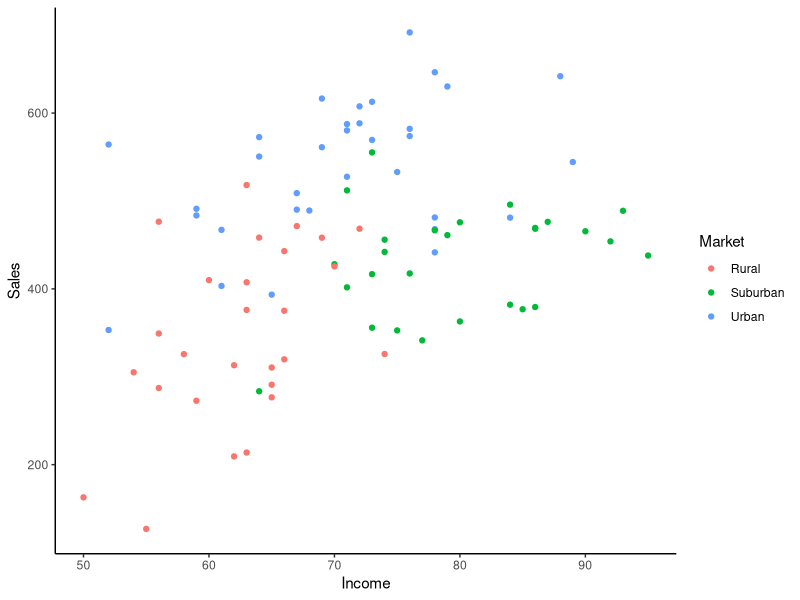
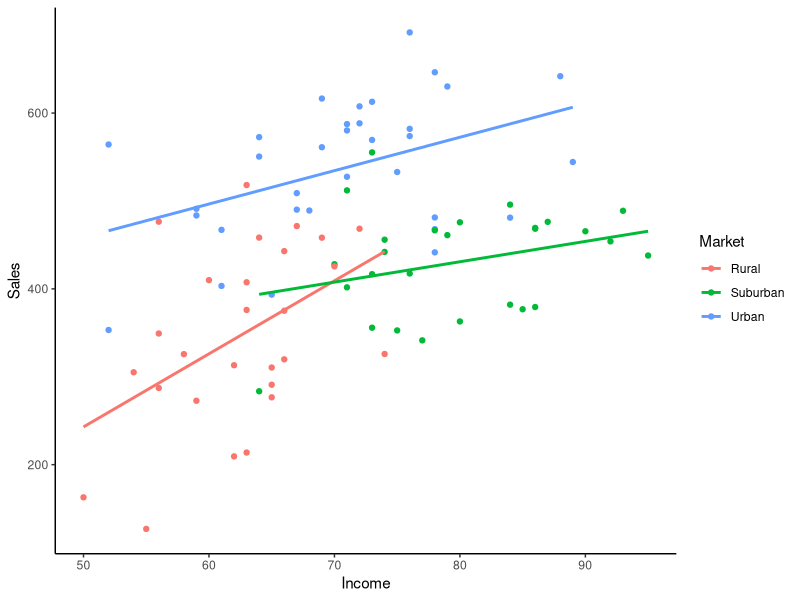
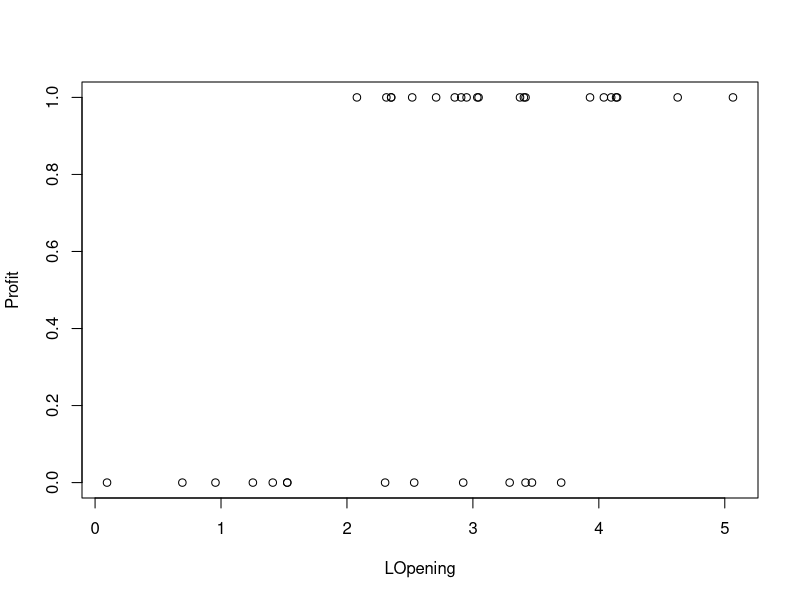
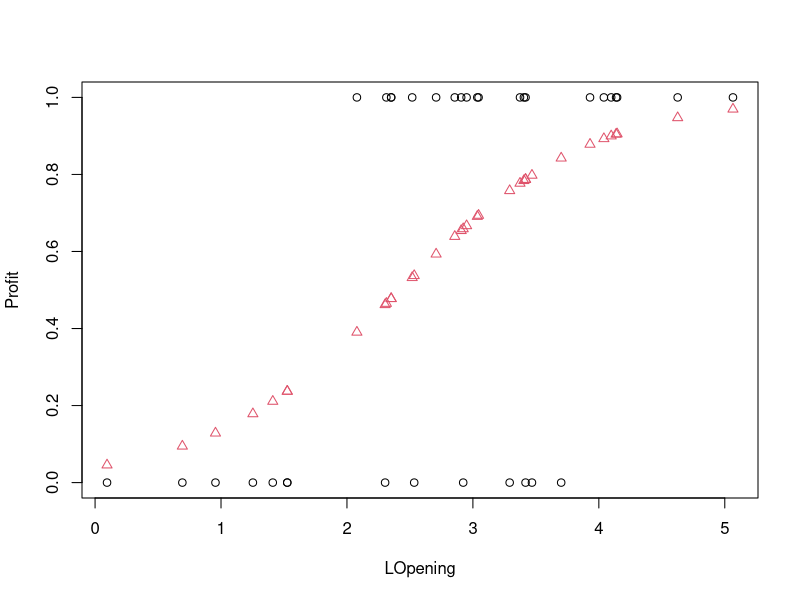

Reproduce these figures in R, in order.
## ---- chunk 1
knitr::opts_chunk$set(echo = TRUE,
                      message = F,
                      warning = F)
library(tidyverse)
## ---- chunk 2
retail <- read.csv("retail_sales.csv")
attach(retail)
## ---- chunk 3
model = lm(Sales ~ Market)
summary(model)
## ---- chunk 4
retail %>% 
  ggplot(aes(x = Income, y = Sales, color = Market)) +
  geom_point()+
# facet_wrap(~Market)+
  theme_classic()
## ---- chunk 5
model1 = lm(Sales~ Income + Market + Income*Market)
summary(model1)
## ---- chunk 6
newcase = data.frame(Income = 72, Market = "Urban")
predict(model1, newcase)
## ---- chunk 7
retail %>% 
  ggplot(aes(x = Income, y = Sales, color = Market)) +
  geom_point()+
 #facet_wrap(~Market, ncol = 1)+
  theme_classic()+
  geom_smooth(method = "lm" , se = F)
## ---- chunk 8
summary(model1)
## ---- chunk 9
movies <- read.csv("movies.csv")
attach(movies)
## ---- chunk 10
plot(Profit ~ LOpening)

f = lm(Profit ~ LOpening)
summary(f)
## ---- chunk 11
logit <- glm(Profit~LOpening, family="binomial")

summary(logit)
## ---- chunk 12
newmovie = data.frame(LOpening = 4)
predict(logit, newmovie, type = "response")
## ---- chunk 13
plot(LOpening, Profit)
predicted = predict(logit, movies, type = "response")
points(LOpening, predicted, col = 2, pch =2)
## ---- chunk 14
logit1 <- glm(Profit ~ LOpening + Theaters + Opinion, family = "binomial") 
summary(logit1)
## ---- chunk 15
pchisq(47.111 - 34.396, 34-31, lower.tail = F)
## ---- chunk 16
logit2 <- update(logit1, .~. - Opinion) 
  summary(logit2)
## ---- chunk 17
# calcuating p-value
pchisq(47.111 - 34.455, 34-32, lower.tail = F)
## ---- chunk 18
logit3 <- update(logit1, .~. - Opinion - Theaters) 
  summary(logit3)
## ---- chunk 19
# calcuating p-value
pchisq(47.111 - 35.708, 34-33, lower.tail = F)
## ---- chunk 20
flight <- read.csv("FlightDelays.csv")
attach(flight)
## ---- chunk 21
flight <- flight %>% 
  mutate(schedtime = as.factor(schedtime),
         dayweek = as.factor(dayweek)) %>% 
  select(-date, -flightnumber, -daymonth, -distance)
## ---- chunk 22
flightlogit <- glm(delay~., data = flight, family = "binomial")  
  summary(flightlogit)
## ---- chunk 23
# scheduletime and dayweek are categorical variables!!! use " " 
newflight = data.frame(dest = "EWR", origin = "IAD", carrier= "UA", schedtime = "15", weather = 0, dayweek = "2")
predict(flightlogit, newflight, type = "response")
